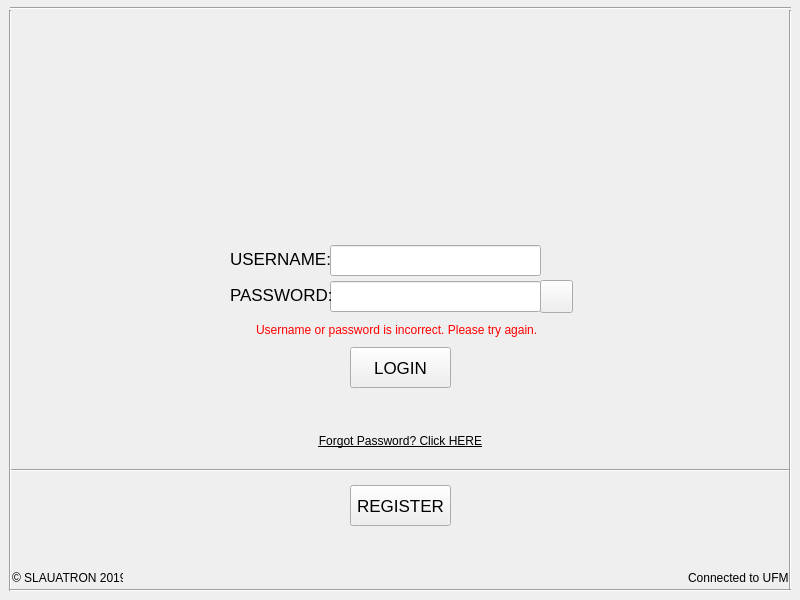
<?xml version="1.0" encoding="UTF-8"?>
<ui version="4.0">
 <class>MainWindow</class>
 <widget class="QMainWindow" name="MainWindow">
  <property name="geometry">
   <rect>
    <x>0</x>
    <y>0</y>
    <width>800</width>
    <height>600</height>
   </rect>
  </property>
  <property name="windowTitle">
   <string>University Faclilities Management System (UFMS)</string>
  </property>
  <property name="windowIcon">
   <iconset resource="images.qrc">
    <normaloff>:/images/icon.png</normaloff>:/images/icon.png</iconset>
  </property>
  <widget class="QWidget" name="centralWidget">
   <widget class="QPushButton" name="btn_Login">
    <property name="geometry">
     <rect>
      <x>350</x>
      <y>347</y>
      <width>101</width>
      <height>41</height>
     </rect>
    </property>
    <property name="font">
     <font>
      <pointsize>13</pointsize>
     </font>
    </property>
    <property name="cursor">
     <cursorShape>PointingHandCursor</cursorShape>
    </property>
    <property name="text">
     <string>LOGIN</string>
    </property>
   </widget>
   <widget class="QPushButton" name="btn_Register">
    <property name="geometry">
     <rect>
      <x>350</x>
      <y>485</y>
      <width>101</width>
      <height>41</height>
     </rect>
    </property>
    <property name="font">
     <font>
      <pointsize>13</pointsize>
     </font>
    </property>
    <property name="cursor">
     <cursorShape>PointingHandCursor</cursorShape>
    </property>
    <property name="text">
     <string>REGISTER</string>
    </property>
   </widget>
   <widget class="QLineEdit" name="lineEdit_Password">
    <property name="enabled">
     <bool>true</bool>
    </property>
    <property name="geometry">
     <rect>
      <x>330</x>
      <y>281</y>
      <width>211</width>
      <height>31</height>
     </rect>
    </property>
    <property name="font">
     <font>
      <pointsize>13</pointsize>
     </font>
    </property>
    <property name="mouseTracking">
     <bool>false</bool>
    </property>
    <property name="maxLength">
     <number>20</number>
    </property>
    <property name="clearButtonEnabled">
     <bool>true</bool>
    </property>
   </widget>
   <widget class="QLabel" name="label_Password">
    <property name="geometry">
     <rect>
      <x>230</x>
      <y>281</y>
      <width>101</width>
      <height>27</height>
     </rect>
    </property>
    <property name="font">
     <font>
      <pointsize>13</pointsize>
     </font>
    </property>
    <property name="text">
     <string>PASSWORD:</string>
    </property>
   </widget>
   <widget class="QLabel" name="label_Username">
    <property name="geometry">
     <rect>
      <x>230</x>
      <y>249</y>
      <width>101</width>
      <height>20</height>
     </rect>
    </property>
    <property name="font">
     <font>
      <pointsize>13</pointsize>
     </font>
    </property>
    <property name="text">
     <string>USERNAME:</string>
    </property>
   </widget>
   <widget class="QLineEdit" name="lineEdit_Username">
    <property name="geometry">
     <rect>
      <x>330</x>
      <y>245</y>
      <width>211</width>
      <height>31</height>
     </rect>
    </property>
    <property name="font">
     <font>
      <pointsize>13</pointsize>
     </font>
    </property>
    <property name="mouseTracking">
     <bool>false</bool>
    </property>
    <property name="maxLength">
     <number>15</number>
    </property>
    <property name="clearButtonEnabled">
     <bool>true</bool>
    </property>
   </widget>
   <widget class="QPushButton" name="btn_passhideview">
    <property name="geometry">
     <rect>
      <x>540</x>
      <y>280</y>
      <width>33</width>
      <height>33</height>
     </rect>
    </property>
    <property name="cursor">
     <cursorShape>PointingHandCursor</cursorShape>
    </property>
    <property name="text">
     <string/>
    </property>
    <property name="iconSize">
     <size>
      <width>35</width>
      <height>35</height>
     </size>
    </property>
   </widget>
   <widget class="Line" name="line">
    <property name="geometry">
     <rect>
      <x>10</x>
      <y>460</y>
      <width>781</width>
      <height>20</height>
     </rect>
    </property>
    <property name="orientation">
     <enum>Qt::Horizontal</enum>
    </property>
   </widget>
   <widget class="QPushButton" name="btn_Resetpw">
    <property name="geometry">
     <rect>
      <x>310</x>
      <y>430</y>
      <width>181</width>
      <height>21</height>
     </rect>
    </property>
    <property name="font">
     <font>
      <underline>true</underline>
     </font>
    </property>
    <property name="cursor">
     <cursorShape>PointingHandCursor</cursorShape>
    </property>
    <property name="text">
     <string>Forgot Password? Click HERE</string>
    </property>
    <property name="autoRepeatDelay">
     <number>0</number>
    </property>
    <property name="autoRepeatInterval">
     <number>0</number>
    </property>
    <property name="flat">
     <bool>true</bool>
    </property>
   </widget>
   <widget class="QLabel" name="logo_lbl">
    <property name="geometry">
     <rect>
      <x>124</x>
      <y>60</y>
      <width>551</width>
      <height>161</height>
     </rect>
    </property>
    <property name="font">
     <font>
      <pointsize>15</pointsize>
     </font>
    </property>
    <property name="text">
     <string/>
    </property>
    <property name="scaledContents">
     <bool>true</bool>
    </property>
    <property name="alignment">
     <set>Qt::AlignCenter</set>
    </property>
   </widget>
   <widget class="Line" name="oframe2">
    <property name="geometry">
     <rect>
      <x>10</x>
      <y>0</y>
      <width>781</width>
      <height>16</height>
     </rect>
    </property>
    <property name="orientation">
     <enum>Qt::Horizontal</enum>
    </property>
   </widget>
   <widget class="Line" name="oframe1">
    <property name="geometry">
     <rect>
      <x>0</x>
      <y>10</y>
      <width>20</width>
      <height>581</height>
     </rect>
    </property>
    <property name="orientation">
     <enum>Qt::Vertical</enum>
    </property>
   </widget>
   <widget class="Line" name="oframe3">
    <property name="geometry">
     <rect>
      <x>780</x>
      <y>10</y>
      <width>20</width>
      <height>581</height>
     </rect>
    </property>
    <property name="orientation">
     <enum>Qt::Vertical</enum>
    </property>
   </widget>
   <widget class="QLabel" name="copyright">
    <property name="geometry">
     <rect>
      <x>12</x>
      <y>570</y>
      <width>111</width>
      <height>16</height>
     </rect>
    </property>
    <property name="text">
     <string>© SLAUATRON 2019.</string>
    </property>
   </widget>
   <widget class="Line" name="oframe4">
    <property name="geometry">
     <rect>
      <x>10</x>
      <y>580</y>
      <width>781</width>
      <height>20</height>
     </rect>
    </property>
    <property name="orientation">
     <enum>Qt::Horizontal</enum>
    </property>
   </widget>
   <widget class="QLabel" name="error_lbl">
    <property name="geometry">
     <rect>
      <x>256</x>
      <y>320</y>
      <width>291</width>
      <height>20</height>
     </rect>
    </property>
    <property name="font">
     <font>
      <pointsize>9</pointsize>
     </font>
    </property>
    <property name="styleSheet">
     <string notr="true">color: rgb(255, 0, 0);</string>
    </property>
    <property name="text">
     <string>Username or password is incorrect. Please try again.</string>
    </property>
   </widget>
   <widget class="QLabel" name="db_lbl">
    <property name="geometry">
     <rect>
      <x>688</x>
      <y>570</y>
      <width>101</width>
      <height>16</height>
     </rect>
    </property>
    <property name="text">
     <string>Connected to UFMS!</string>
    </property>
   </widget>
  </widget>
 </widget>
 <layoutdefault spacing="6" margin="11"/>
 <tabstops>
  <tabstop>lineEdit_Username</tabstop>
  <tabstop>lineEdit_Password</tabstop>
  <tabstop>btn_Login</tabstop>
  <tabstop>btn_passhideview</tabstop>
  <tabstop>btn_Resetpw</tabstop>
  <tabstop>btn_Register</tabstop>
 </tabstops>
 <resources>
  <include location="images.qrc"/>
 </resources>
 <connections>
  <connection>
   <sender>lineEdit_Password</sender>
   <signal>returnPressed()</signal>
   <receiver>btn_Login</receiver>
   <slot>click()</slot>
   <hints>
    <hint type="sourcelabel">
     <x>424</x>
     <y>208</y>
    </hint>
    <hint type="destinationlabel">
     <x>375</x>
     <y>262</y>
    </hint>
   </hints>
  </connection>
  <connection>
   <sender>lineEdit_Username</sender>
   <signal>returnPressed()</signal>
   <receiver>lineEdit_Password</receiver>
   <slot>setFocus()</slot>
   <hints>
    <hint type="sourcelabel">
     <x>454</x>
     <y>169</y>
    </hint>
    <hint type="destinationlabel">
     <x>459</x>
     <y>194</y>
    </hint>
   </hints>
  </connection>
  <connection>
   <sender>lineEdit_Username</sender>
   <signal>editingFinished()</signal>
   <receiver>lineEdit_Password</receiver>
   <slot>setFocus()</slot>
   <hints>
    <hint type="sourcelabel">
     <x>352</x>
     <y>171</y>
    </hint>
    <hint type="destinationlabel">
     <x>352</x>
     <y>200</y>
    </hint>
   </hints>
  </connection>
 </connections>
</ui>
